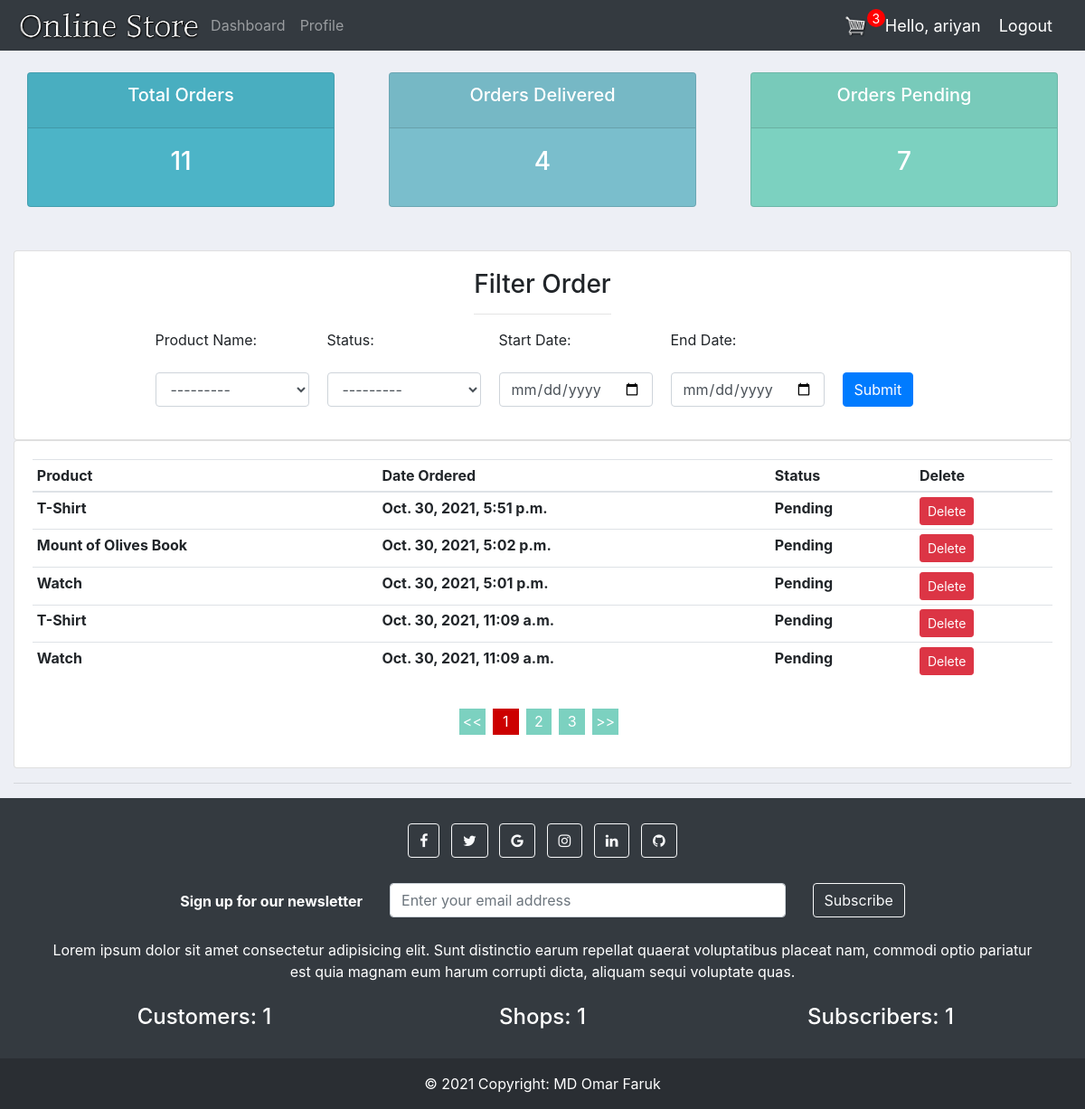
Page /user/dashboard/ (signed in) on the earlier database version.
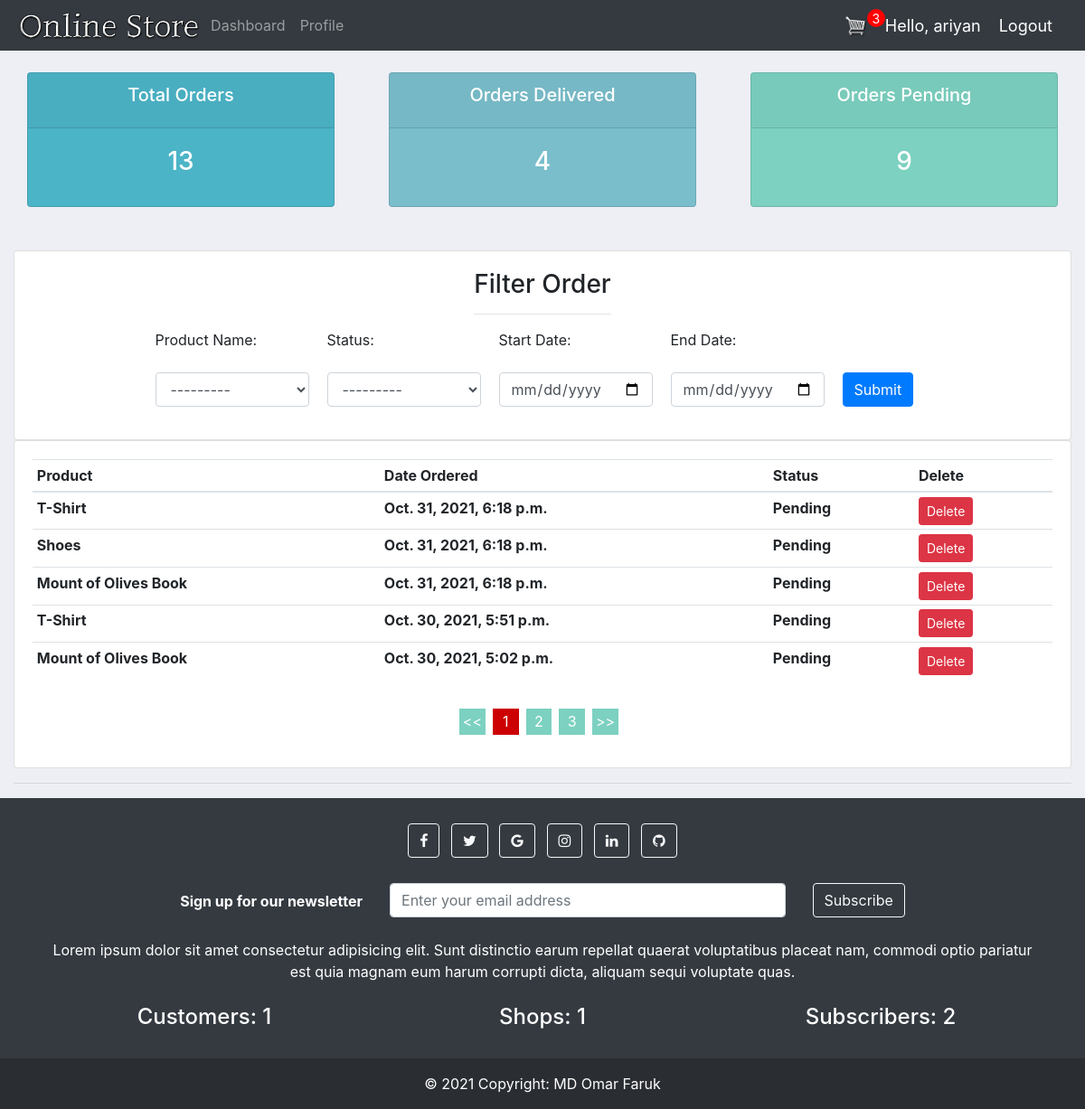
Same page on the later database version.
### ecommerce_web/models.py (models this page shows, shortened)
class OrderItem(models.Model):
    STATUS = (
        ('Pending','Pending'),
        ('Out for delivery', 'Out for delivery'),
        ('Delivered','Delivered')
    )
    customer = models.ForeignKey(Customer, null=True, on_delete= models.SET_NULL)
    product = models.ForeignKey(Product, on_delete=models.SET_NULL, blank=True, null=True)
    order = models.ForeignKey(Order, on_delete=models.SET_NULL, blank=True, null=True)
    quantity = models.IntegerField(default=0,null=True,blank=True)
    date_added = models.DateTimeField(auto_now_add=True)
    status = models.CharField(default="Pending",max_length=200,blank=True, null=True,choices=STATUS)

### accounts/models.py (models this page shows)
class Product(models.Model):
    name = models.CharField(max_length=200, null=True)
    price = models.FloatField(null=True)
    category = models.ManyToManyField(Category)
    description = models.CharField(max_length=200, null=True,blank=True)
    date_created = models.DateTimeField(auto_now_add=True, null=True)
    tags = models.ManyToManyField(Tag)
    digital = models.BooleanField(default=False, null=True, blank=False)
    img = models.ImageField(default="product-pic.jpg",null = True,blank = True)
    def __str__(self):
        return self.name

### accounts/views.py (the view)
# urls.py: path('user/dashboard/',views.userPage,name='user-page'),
@login_required(login_url='login')
def userPage(request):
    shops = ShopOwner.objects.all().count()
    customers = Customer.objects.all().count()
    subscribers = Subscriber.objects.all()
    total_subscriber = subscribers.count()
    if request.user.is_authenticated:
        customer = request.user.customer
        order, created = Order.objects.get_or_create(customer=customer, complete=False)
        cartItems = order.get_cart_items
    else:
        order = {'get_cart_total':0, 'get_cart_items':0,'shipping':False}
    orders = request.user.customer.orderitem_set.all().order_by('-date_added')
    total_orders = orders.count()
    delivered = orders.filter(status='Delivered').count()
    pending = orders.filter(status='Pending').count()
    myFilter = OrderFilter(request.GET,queryset=orders)
    orders = myFilter.qs
    context = {'customers':customers,'shops':shops,'total_subscriber':total_subscriber,'orders':orders,'total_orders':total_orders,'cartItems':cartItems,
    'delivered':delivered,'pending':pending,'myFilter':myFilter}
    return render(request, 'accounts/user.html', context)

### accounts/models.py (called while the page is built)
    @property
    def get_cart_items(self):
        orderitems = self.orderitem_set.all()
        total = sum([item.quantity for item in orderitems])
        return total

### accounts/templates/accounts/user.html (shortened to what this page needs)
{% extends 'accounts/main.html' %}
{% load static %}
{% load widget_tweaks %}
{% block content %}
{% include 'accounts/status.html' %}
<br><br>
<div class="row">
    <div class="col">
        <div class="card card-body" style="align-items: center;">
            <div class="text-center">
                <h3>Filter Order</h3>
                <hr>
            </div>
            <form method="get">
                <p class="filter-form">Product Name: <br><br> {{ myFilter.form.product|add_class:'form-control' }}</p>
                <p class="filter-form">Status: <br><br>{{ myFilter.form.status|add_class:'form-control' }}</p>
                <p class="filter-form">Start Date: <br><br><input class="form-control" type="date" name="start_date" id="id_start_date"></p>
                <p class="filter-form">End Date: <br><br><input class="form-control" type="date" name="end_date" id="id_end_date"></p>
                <p class="filter-form"><br><br><input class="btn btn-primary"  type="submit" name="Search" ></p>
            </form>
        </div>
    </div>
</div>
<div class="row">
    <div class="col-md">
        <div class="card card-body">
            <table class="table table-sm paginated">
                <thead>
                <tr>
                    <th>Product</th>
                    <th>Date Ordered</th>
                    <th>Status</th>
                    <th>Delete</th>
                </tr>
            </thead>
                {% for order in orders %}
                <tr>
                    <th>{{order.product}}</th>
                    <th>{{order.date_added}}</th>
                    <th>{{order.status}}</th>
                    <td><a class="btn btn-sm btn-danger" href="{% url 'delete_order' order.id %}">Delete</a></td>
                </tr>
                {% endfor %}
            </table>
        </div>
    </div>
</div>
{% endblock content %}

Differences in the rows shown:
removed OrderItem: product "Watch", date_added "Oct. 30, 2021, 5:01 p.m.", status "Pending"
no longer on this page (row unchanged): OrderItem: product "T-Shirt", date_added "Oct. 30, 2021, 11:09 a.m.", status "Pending"
no longer on this page (row unchanged): OrderItem: product "Watch", date_added "Oct. 30, 2021, 11:09 a.m.", status "Pending"
added OrderItem: product "T-Shirt", date_added "Oct. 31, 2021, 6:18 p.m.", status "Pending"
added OrderItem: product "Shoes", date_added "Oct. 31, 2021, 6:18 p.m.", status "Pending"
added OrderItem: product "Mount of Olives Book", date_added "Oct. 31, 2021, 6:18 p.m.", status "Pending"
Other differences:
{{ total_orders }}: "11" → "13"
{{ pending }}: "7" → "9"
{{ total_subscriber }}: "1" → "2"
